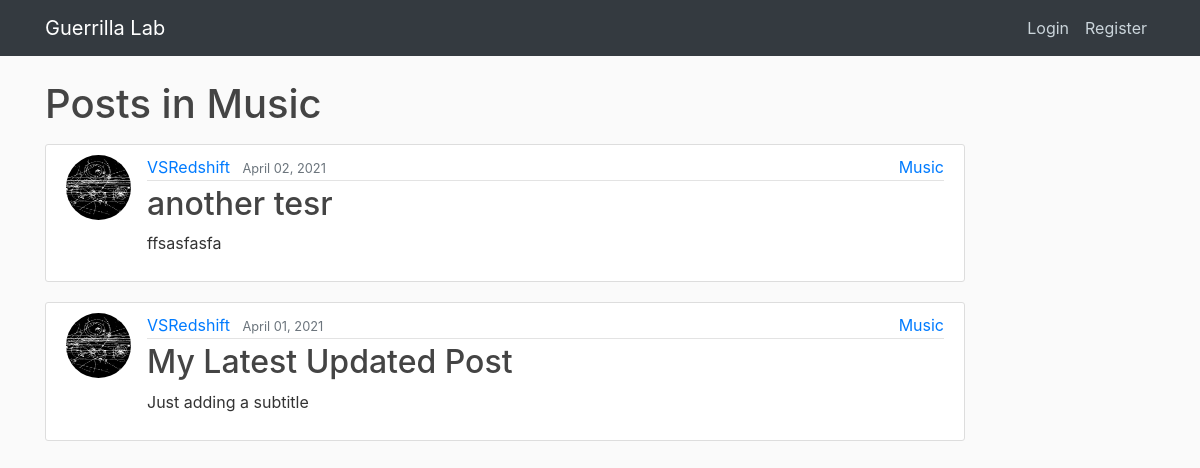
Before: /category/Music/ with the older database file.
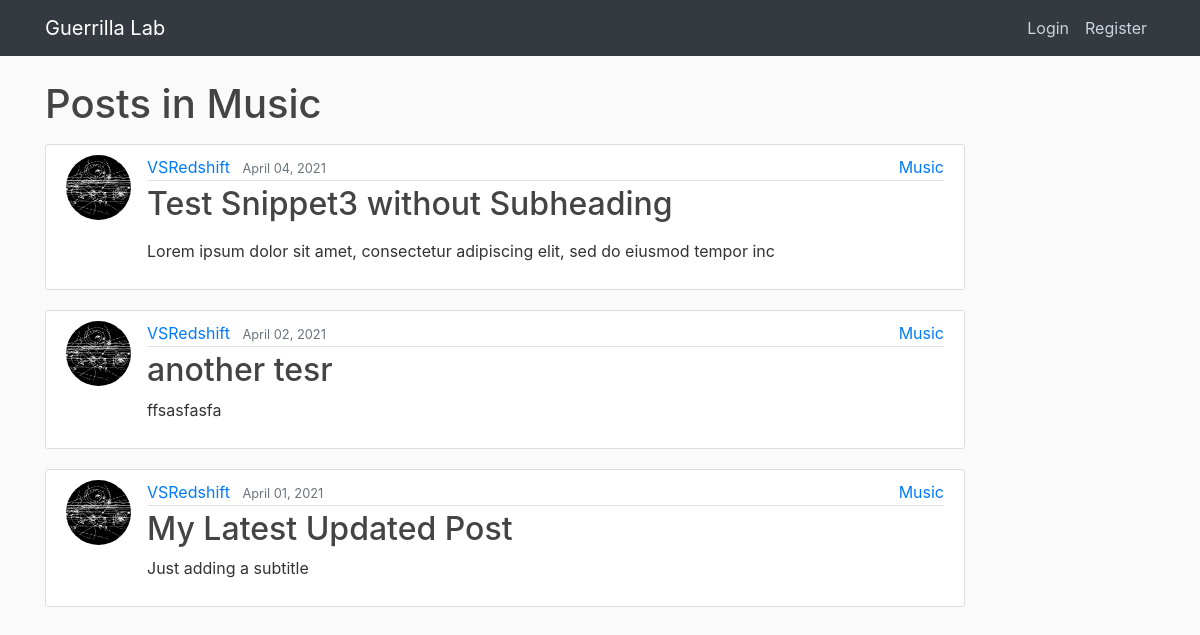
After: the same page with the newer database file.
### blog/models.py (models this page shows, shortened)
class Post(models.Model):
    title = models.CharField(max_length=100)
    slug = models.SlugField(max_length=255, null=False,
                            unique=True, default=title)
    content = RichTextField(blank=True, null=True)      # Rich text editor
    subheading = models.TextField(max_length=350, blank=True, default=None)
    date_posted = models.DateTimeField(default=timezone.now)
    updated = models.DateTimeField(auto_now=True, null=True)
    author = models.ForeignKey(User, on_delete=models.CASCADE)
    category = models.CharField(max_length=30, default=None)
    head_image = models.ImageField(
        blank=True, null=True, upload_to='images/')
    tags = TaggableManager(blank=True)
    likes = models.ManyToManyField(User, related_name='blog_likes')
    dislikes = models.ManyToManyField(User, related_name='blog_dislikes')

### users/models.py (models this page shows, shortened)
class Profile(models.Model):
    user = models.OneToOneField(User, on_delete=models.CASCADE)
    bio = models.TextField(max_length=1000, blank=True, null=True)
    image = models.ImageField(default='default.jpg', upload_to='profile_pics')
    website = models.CharField(max_length=300, blank=True, null=True)
    linkedin = models.CharField(max_length=300, blank=True, null=True)
    github = models.CharField(max_length=300, blank=True, null=True)
    twitter = models.CharField(max_length=300, blank=True, null=True)
    instagram = models.CharField(max_length=300, blank=True, null=True)
    facebook = models.CharField(max_length=300, blank=True, null=True)

### blog/views.py (the view)
# urls.py: path('category/<str:category>/', CategoryView, name='category'),
def CategoryView(request, category):
    category_posts = Post.objects.filter(
        category=category.casefold().capitalize()).order_by('-date_posted')
    paginator = Paginator(category_posts, 5)
    page_number = request.GET.get('page')
    page_obj = paginator.get_page(page_number)
    return render(request, 'blog/post_category.html', {'category': category, 'page_obj': page_obj})

### blog/templates/blog/post_category.html (shortened to what this page needs)
{% extends "blog/base.html" %}
{% block content %}
    {% if page_obj %}
        <h1 class="mb-3">Posts in {{ category }} </h1>
        {% for post in page_obj %}
            <article class="media content-section">
            <img
                class="rounded-circle article-img"
                src="{{ post.author.profile.image.url }}"
                alt=""
            />
            <div class="media-body article-top">
                <div class="article-metadata">
                    <a class="mr-2" href="{% url 'user-posts' post.author.username %}">
                    {{ post.author }}
                    </a>
                    <small class="text-muted">{{ post.date_posted|date:"F d, Y" }}</small>
                    <a href="#" class="article-category">{{ post.category }}</a>
                </div>
                <h2>
                    <a class="article-title" href="{% url 'post-detail' post.id %}">
                    {{ post.title }}
                    </a>
                </h2>
                {% if post.subheading %}
                    <p class="article-content">{{ post.subheading|safe }}</p>
                {% else %}
                    <p class="article-content hide-image">{{ post.content|safe|slice:"0:300" }}</p>
                {% endif %}
            </div>
        </article>
        {% endfor %}
    {% else %}
        <h2>No posts with this category name... </h2>
    {% endif %}
{% endblock content %}

Changed rows visible on the page:
added Post: author.profile.image (picture), author "VSRedshift", date_posted "April 04, 2021", category "Music", title "Test Snippet3 without Subheading", content "Lorem ipsum dolor sit amet, consectetur adipiscing elit, sed do eiusmod tempor inc"
